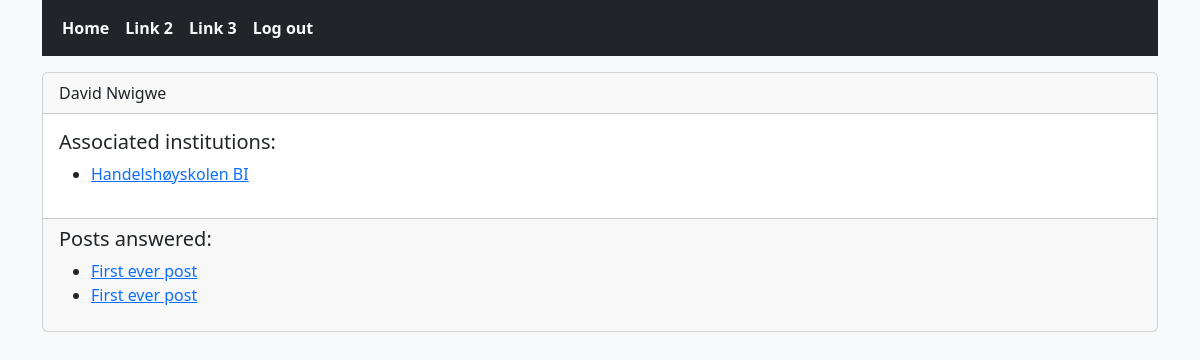
/profile/view/5 (signed in), run on the app's committed database.
### accounts/models.py (models this page shows)
class User(AbstractUser):
    class Role(models.TextChoices):
        USER = ("user", "User")
        PROFESSIONAL = ("professional", "Professional")
        INSTITUTION = ("institution", "Institution")
    account_type = models.CharField(max_length=20, choices=Role.choices)
    @property
    def is_user(self):
        return self.account_type == self.Role.USER
    @property
    def is_professional(self):
        return self.account_type == self.Role.PROFESSIONAL
    @property
    def is_institution(self):
        return self.account_type == self.Role.INSTITUTION

### profile_page/models.py (models this page shows)
class InstitutionProfile(models.Model):
    user = models.OneToOneField(User, on_delete=models.CASCADE, related_name="institution_profile")
    professionals = models.ManyToManyField(ProfessionalProfile, related_name="institutions", blank=True)

### post/models.py (models this page shows)
class Info(models.Model):
    title = models.CharField(max_length=100)
    content = models.TextField()
    time_posted = models.DateTimeField(auto_now_add=True)
    class Meta:
        abstract = True

class Answer(Info):
    post = models.ForeignKey(Post, on_delete=models.CASCADE, related_name="answers")
    author = models.ForeignKey(ProfessionalProfile, on_delete=models.CASCADE, related_name="answers")
    last_updated = models.DateTimeField(auto_now=True)

class Post(Info):
    author = models.ForeignKey(UserProfile, on_delete=models.CASCADE, related_name="posts")
    categories = models.ManyToManyField(Category, related_name="posts")

### profile_page/views.py (the view)
# urls.py: path("view/<int:user_id>", views.view_profile, name="view_profile")
def view_profile(request, user_id):
    user = get_object_or_404(User, id=user_id)
    context = {
        "title" : user.username,
        "profile_user" : user,
        "categories" : Category.objects.all()
    }
    return render(request, "profile_page/profile_page.html", context=context)

### profile_page/templates/profile_page/profile_page.html (shortened to what this page needs)
{% extends "base.html" %}
{% block content %}
{% if profile_user.is_professional %}
    {% include "profile_page/professional_profile.html" with profile_user=profile_user %}
{% endif %}
{% endblock %}

### profile_page/templates/profile_page/professional_profile.html
{% extends "profile_page/profile_base.html" %}
{% block profile_header %}
{{ profile_user.first_name }} {{ profile_user.last_name }}
{% endblock %}
{% block profile_body %}
<h5>Associated institutions:</h5>
<ul>
    {% for prof in profile_user.professional_profile.institutions.all %}
    <li><a href="{% url 'view_profile' prof.user.id %}">{{ prof.user.first_name }}</a></li>
    {% endfor %}
</ul>
{% endblock %}
{% block profile_footer %}
<h5>Posts answered:</h5>
<ul>
    {% for answer in profile_user.professional_profile.answers.all %}
    <li><a href="{% url 'view_post' answer.post.id %}">{{ answer.post.title }}</a></li>
    {% endfor %}
</ul>
{% endblock %}

### data on the page
User: first_name "David", last_name "Nwigwe"
InstitutionProfile: user.first_name "Handelshøyskolen BI"
Answer: post "First ever post"
Answer: post "First ever post"
